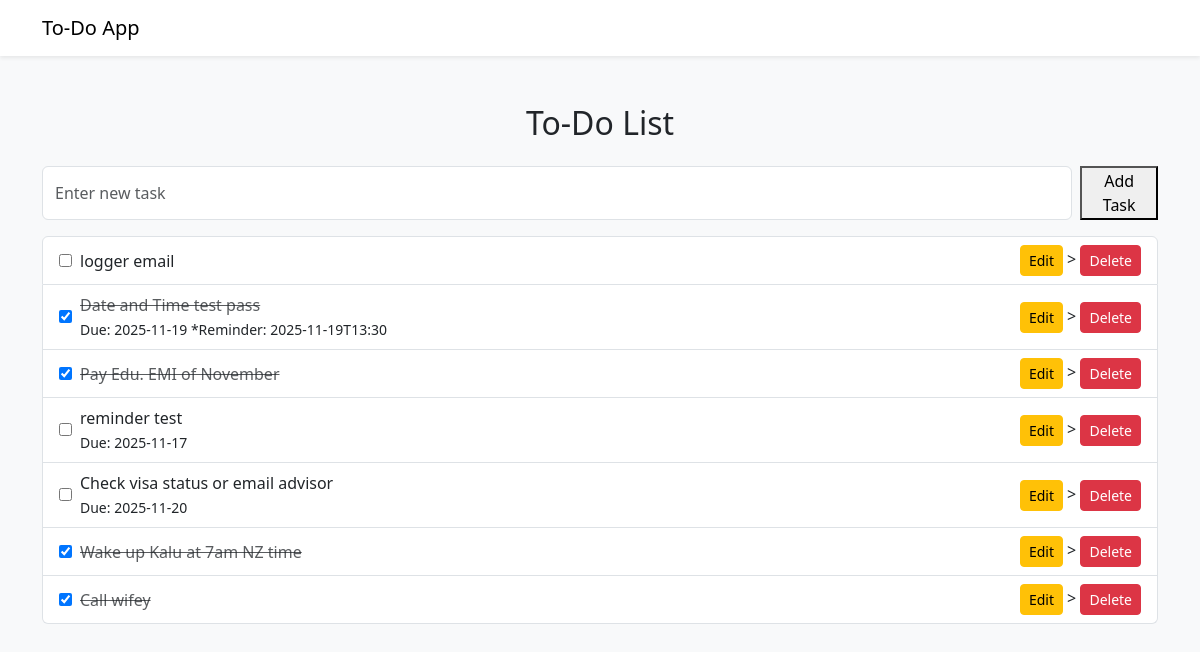
Before: / with the older database file.
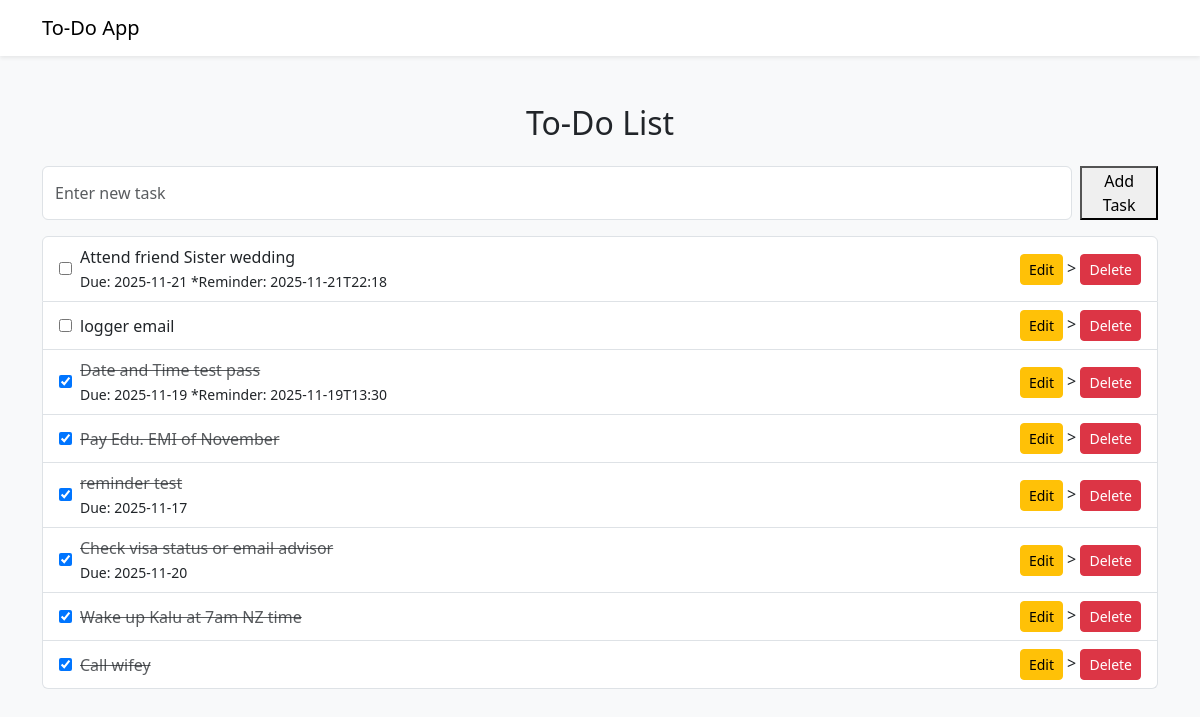
After: the same page with the newer database file.
### tables this page shows
CREATE TABLE tasks(
                id INTEGER PRIMARY KEY AUTOINCREMENT,
                title TEXT NOT NULL
        , completed INTEGER DEFAULT 0, due_date TEXT DEFAULT NULL, reminder_at TEXT DEFAULT NULL, reminder_sent TEXT DEFAULT 0);

### app.py (the view)
@app.route("/")
def index():
    conn = get_db_connection()
    tasks = conn.execute("SELECT * FROM tasks ORDER BY id DESC").fetchall()
    conn.close()
    return render_template("index.html", tasks=tasks)

### app.py (called while the page is built)
def get_db_connection():
    conn = sqlite3.connect("task.db")
    conn.row_factory = sqlite3.Row
    return conn

### templates/index.html (shortened to what this page needs)
{% extends "base.html" %}
{% block content %}
<h2 class="text-center mb-4">To-Do List</h2>
 <form action="{{ url_for('add_task') }}" method="post" class="d-flex mb-3">
     <input type="text" name="task" placeholder="Enter new task" class="form-control me-2" required>
     <button type="submit">Add Task</button>
</form>
 <ul class="list-group">
    {% for task in tasks %}
    <li class="list-group-item d-flex justify-content-between align-items-center">
        <div class="d-flex align-items-center gap-2" style="flex:1">
            <form action="{{ url_for('toggle_task', task_id=task['id']) }}" method="POST" >
                <input type="checkbox" onchange="this.form.submit()" {% if task['completed'] == 1 %} checked {% endif %}>
            </form>
            <div>
                <div>
                    <span class="{% if task['completed'] == 1 %} text-decoration-line-through text-muted {% endif %}">
                        {{ task['title'] }}
                    </span>
                </div>
                <small>
                    {% if task['due_date'] %}
                        Due: {{ task['due_date'] }}
                    {% endif %}
                    {% if task['reminder_at'] %}
                        *Reminder: {{ task['reminder_at'] }}
                    {% endif %}
                </small>
            </div>
        </div>
        <div>
            <a href="{{ url_for('edit_task', id=task['id']) }}" class="btn btn-warning btn-sm">Edit</a>
            >
            <form action="{{ url_for('delete_task', task_id=task['id']) }}" method="POST" style="display:inline;">
                <button type="submit" class="btn btn-danger btn-sm">Delete</button>
            </form>
        </div>
    </li>
    {% else %}
    <li class="list-group-item">No tasks available. Add your First Task</li>
    {% endfor %}
 </ul>
{% endblock %}

### templates/base.html (shortened to what this page needs)
<!DOCTYPE html>
<html lang="en">
    <head>
        <link href="https://cdn.jsdelivr.net/npm/bootstrap@5.3.0/dist/css/bootstrap.min.css" rel="stylesheet">
    </head>
    <body class="bg-light">
        <nav class="navbar navbar-light bg-white shadow-sm">
            <div class="container">
                <a class="navbar-brand" href="{{ url_for('index') }}">To-Do App</a>
            </div>
        </nav>
        <div class="container mt-5">
            {% block content %}{% endblock %}
        </div>
    </body>
</html>

Changed rows visible on the page:
added tasks: title "Attend friend Sister wedding", due_date "2025-11-21", reminder_at "2025-11-21T22:18"
changed tasks "reminder test": completed "☐" → "☑"
changed tasks "Check visa status or email advisor": completed "☐" → "☑"
